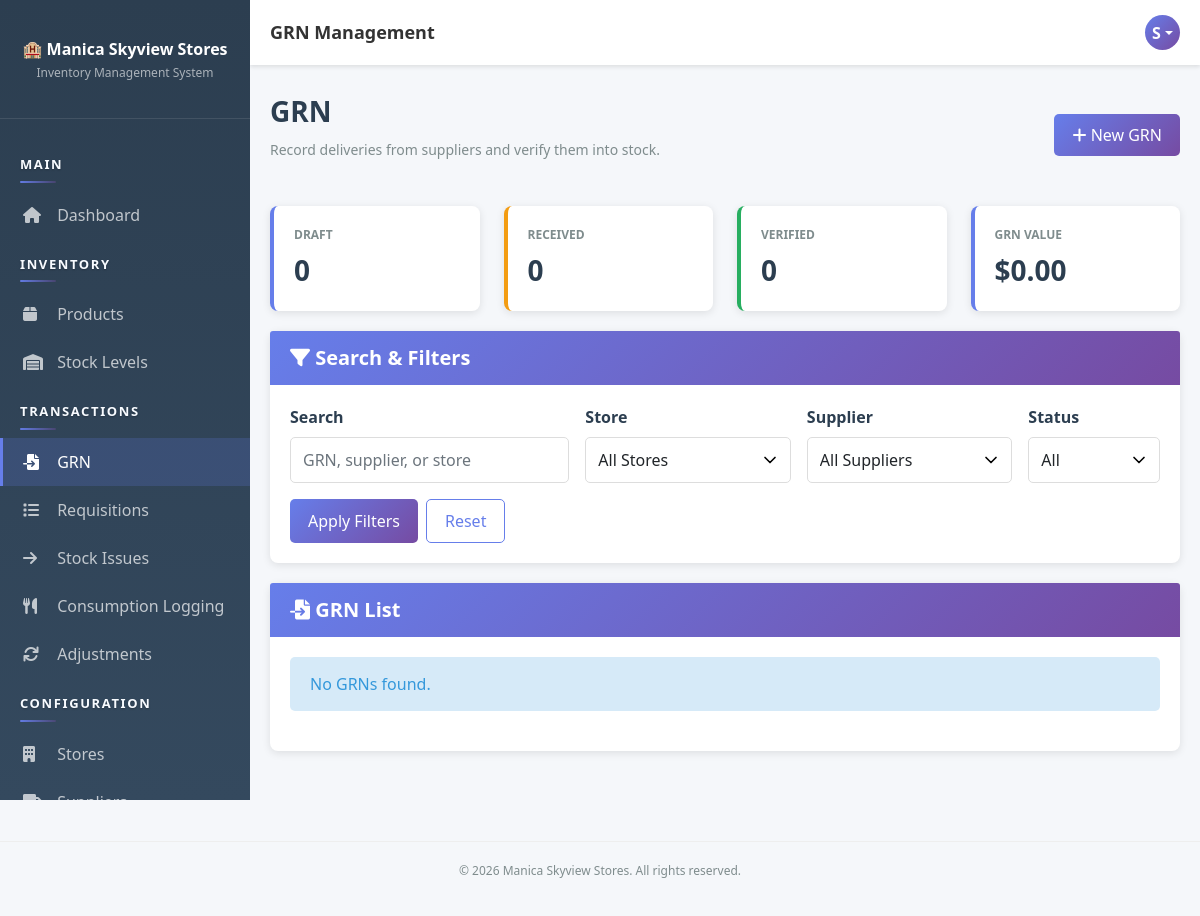
Page /pages/grn/index.php (signed in) on the earlier database version.
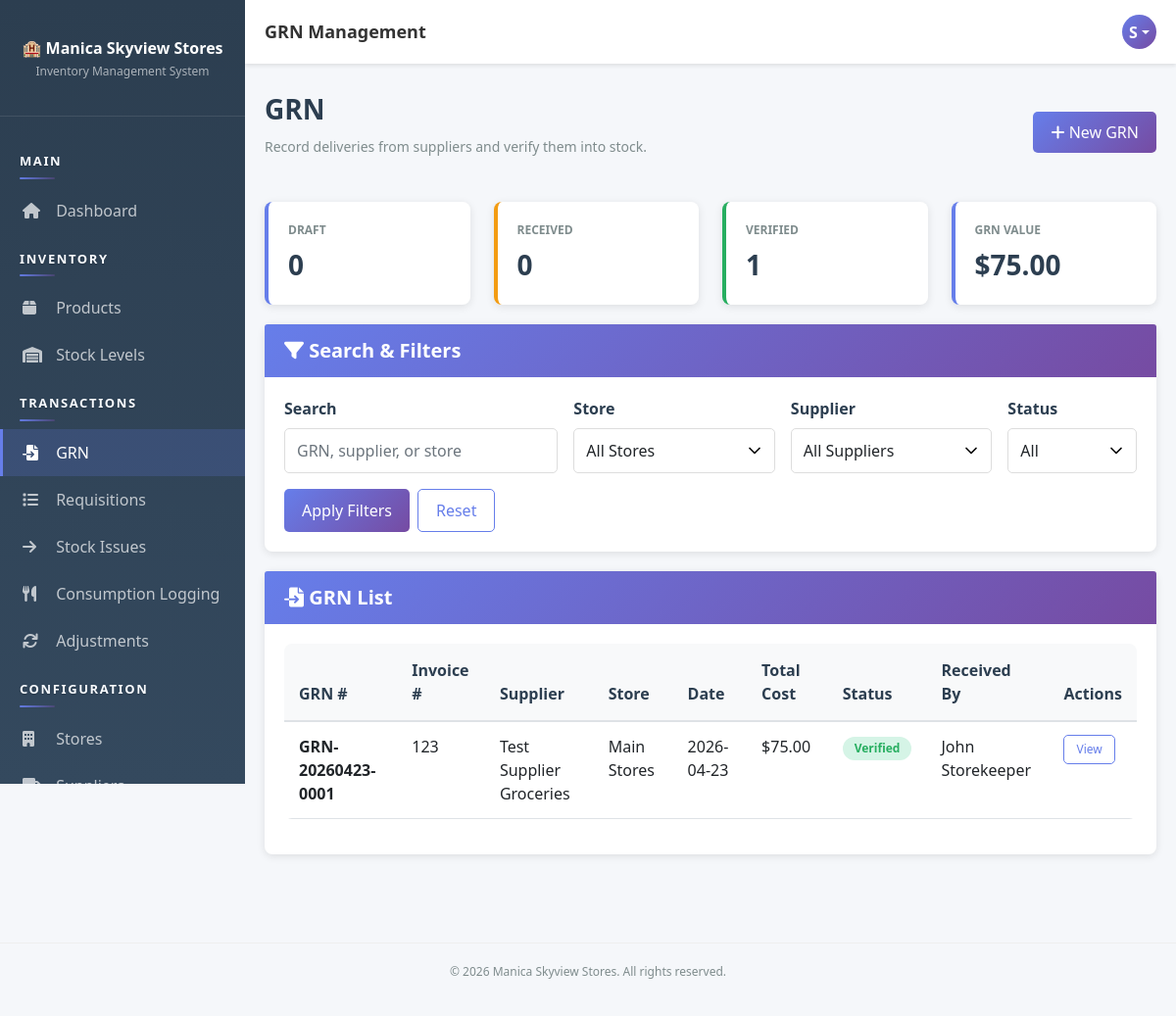
Same page on the later database version.
### tables this page shows
CREATE TABLE `grn` (
  `grn_id` int(11) NOT NULL AUTO_INCREMENT,
  `grn_number` varchar(50) NOT NULL,
  `supplier_id` int(11) NOT NULL,
  `store_id` int(11) NOT NULL,
  `received_by` int(11) NOT NULL,
  `receipt_date` date NOT NULL,
  `receipt_time` time DEFAULT NULL,
  `delivery_note_ref` varchar(100) DEFAULT NULL,
  `invoice_reference` varchar(100) DEFAULT NULL,
  `total_cost` decimal(12,2) NOT NULL DEFAULT 0.00,
  `status` enum('draft','received','verified') DEFAULT 'draft',
  `notes` text DEFAULT NULL,
  `created_at` timestamp NOT NULL DEFAULT current_timestamp(),
  `updated_at` timestamp NOT NULL DEFAULT current_timestamp() ON UPDATE current_timestamp(),
  PRIMARY KEY (`grn_id`),
  UNIQUE KEY `grn_number` (`grn_number`),
  KEY `supplier_id` (`supplier_id`),
  KEY `store_id` (`store_id`),
  KEY `received_by` (`received_by`),
  KEY `idx_grn_date` (`receipt_date`),
  CONSTRAINT `grn_ibfk_1` FOREIGN KEY (`supplier_id`) REFERENCES `suppliers` (`supplier_id`),
  CONSTRAINT `grn_ibfk_2` FOREIGN KEY (`store_id`) REFERENCES `stores` (`store_id`),
  CONSTRAINT `grn_ibfk_3` FOREIGN KEY (`received_by`) REFERENCES `users` (`user_id`)
);

CREATE TABLE `suppliers` (
  `supplier_id` int(11) NOT NULL AUTO_INCREMENT,
  `supplier_name` varchar(100) NOT NULL,
  `contact_person` varchar(100) DEFAULT NULL,
  `email` varchar(100) DEFAULT NULL,
  `phone` varchar(20) DEFAULT NULL,
  `address` text DEFAULT NULL,
  `city` varchar(50) DEFAULT NULL,
  `postal_code` varchar(20) DEFAULT NULL,
  `payment_terms` varchar(100) DEFAULT NULL,
  `status` enum('active','inactive') DEFAULT 'active',
  `created_at` timestamp NOT NULL DEFAULT current_timestamp(),
  `updated_at` timestamp NOT NULL DEFAULT current_timestamp() ON UPDATE current_timestamp(),
  PRIMARY KEY (`supplier_id`)
);

CREATE TABLE `stores` (
  `store_id` int(11) NOT NULL AUTO_INCREMENT,
  `store_name` varchar(100) NOT NULL,
  `store_code` varchar(20) NOT NULL,
  `location` varchar(100) DEFAULT NULL,
  `responsible_user_id` int(11) DEFAULT NULL,
  `description` text DEFAULT NULL,
  `status` enum('active','inactive') DEFAULT 'active',
  `created_at` timestamp NOT NULL DEFAULT current_timestamp(),
  `updated_at` timestamp NOT NULL DEFAULT current_timestamp() ON UPDATE current_timestamp(),
  PRIMARY KEY (`store_id`),
  UNIQUE KEY `store_code` (`store_code`),
  KEY `responsible_user_id` (`responsible_user_id`),
  CONSTRAINT `stores_ibfk_1` FOREIGN KEY (`responsible_user_id`) REFERENCES `users` (`user_id`)
);

CREATE TABLE `users` (
  `user_id` int(11) NOT NULL AUTO_INCREMENT,
  `username` varchar(50) NOT NULL,
  `email` varchar(100) NOT NULL,
  `password` varchar(255) NOT NULL,
  `full_name` varchar(100) NOT NULL,
  `role_id` int(11) NOT NULL,
  `status` enum('active','inactive') DEFAULT 'active',
  `created_at` timestamp NOT NULL DEFAULT current_timestamp(),
  `updated_at` timestamp NOT NULL DEFAULT current_timestamp() ON UPDATE current_timestamp(),
  PRIMARY KEY (`user_id`),
  UNIQUE KEY `username` (`username`),
  UNIQUE KEY `email` (`email`),
  KEY `role_id` (`role_id`),
  CONSTRAINT `users_ibfk_1` FOREIGN KEY (`role_id`) REFERENCES `roles` (`role_id`)
);

### app/bootstrap.php (called while the page is built, shortened)
<?php
function autoload($class) {
    $paths = [
        __DIR__ . '/helpers/' . $class . '.php',
        __DIR__ . '/models/' . $class . '.php',
        __DIR__ . '/controllers/' . $class . '.php'
    ];
    foreach ($paths as $path) {
        if (file_exists($path)) {
            return;
        }
    }
}

### app/helpers/Database.php (called while the page is built, shortened)
<?php
class Database {
    private static $instance = null;
    private $connection = null;
    private function __construct() {
        try {
            $this->connection = new mysqli(DB_HOST, DB_USER, DB_PASS, DB_NAME);
            $this->connection->set_charset('utf8mb4');
        } catch (Exception $e) {
            die('Error: ' . $e->getMessage());
        }
    }
    public static function getInstance() {
        if (self::$instance === null) {
            self::$instance = new Database();
        }
        return self::$instance;
    }
    public function getConnection() {
        return $this->connection;
    }
}

### app/controllers/Controller.php (called while the page is built, shortened)
<?php
class Controller {
    protected $db;
    public function __construct() {
        $this->db = Database::getInstance()->getConnection();
        $this->loadCurrentUser();
    }
    protected function loadCurrentUser() {
        if (isset($_SESSION['user_id'])) {
            $sql = "SELECT u.*, r.role_name FROM users u
                    JOIN roles r ON u.role_id = r.role_id
                    WHERE u.user_id = ?";
            $stmt = $this->db->prepare($sql);
            $stmt->bind_param('i', $_SESSION['user_id']);
            $stmt->execute();
            $this->currentUser = $stmt->get_result()->fetch_assoc();
        }
    }
}

### app/controllers/GRNController.php (called while the page is built, shortened)
<?php
class GRNController extends Controller {
    public function __construct() {
        parent::__construct();
    }
    public function getGRNs($filters = [], $userId = null) {
        $sql = "SELECT g.*, s.store_name, sup.supplier_name, u.full_name AS received_by_name
                FROM grn g
                JOIN stores s ON g.store_id = s.store_id
                JOIN suppliers sup ON g.supplier_id = sup.supplier_id
                JOIN users u ON g.received_by = u.user_id
                WHERE 1 = 1";
        $types = '';
        $storeIds = $this->getVisibleStoreIds($userId);
        $status = $filters['status'] ?? 'all';
        $sql .= " ORDER BY g.receipt_date DESC, g.grn_id DESC";
        return $this->db->query($sql)->fetch_all(MYSQLI_ASSOC);
    }
    public function getStats($userId = null) {
        $stats = [
            'draft' => 0,
            'received' => 0,
            'verified' => 0,
            'total_value' => 0.0
        ];
        $storeIds = $this->getVisibleStoreIds($userId);
        $storeFilter = '';
        $result = $this->db->query("SELECT status, COUNT(*) AS c FROM grn" . $storeFilter . " GROUP BY status");
        while ($row = $result->fetch_assoc()) {
            if (array_key_exists($row['status'], $stats)) {
                $stats[$row['status']] = (int)$row['c'];
            }
        }
        $sql = "SELECT COALESCE(SUM(gi.quantity_received * gi.unit_price), 0) AS total_value
            FROM grn_items gi
            JOIN grn g ON g.grn_id = gi.grn_id
            WHERE g.status IN ('received', 'verified')";
        $stats['total_value'] = (float)$this->db->query($sql)->fetch_assoc()['total_value'];
        return $stats;
    }
    private function getVisibleStoreIds($userId = null) {
        $sql = "SELECT r.role_name, d.dept_code, d.dept_name, s.store_id
                FROM users u
                JOIN roles r ON r.role_id = u.role_id
                LEFT JOIN departments d ON d.status = 'active' AND d.dept_name = r.role_name
                LEFT JOIN stores s ON s.status = 'active'
                    AND d.dept_code IS NOT NULL
                    AND (
                        s.store_code = CONCAT(d.dept_code, '001')
                        OR s.store_code LIKE CONCAT(d.dept_code, '%')
                        OR s.store_name LIKE CONCAT(d.dept_name, '%')
                    )
                WHERE u.user_id = ?
                LIMIT 1";
        $stmt = $this->db->prepare($sql);
        $stmt->bind_param('i', $userId);
        $stmt->execute();
        $row = $stmt->get_result()->fetch_assoc();
        if (in_array((string)$row['role_name'], ['Admin', 'Manager', 'Storekeeper'], true)) {
            return null;
        }
        return !empty($row['store_id']) ? [(int)$row['store_id']] : [];
    }
}

### pages/grn/index.php (the view, shortened to what the changed rows need)
<?php
require_once __DIR__ . '/../../app/bootstrap.php';
$controller = new GRNController();
$currentUserId = (int)($_SESSION['user_id'] ?? 0);
$filters = [
    'q' => $_GET['q'] ?? '',
    'store_id' => $_GET['store_id'] ?? '',
    'supplier_id' => $_GET['supplier_id'] ?? '',
    'status' => $_GET['status'] ?? 'all'
];
$grns = $controller->getGRNs($filters, $currentUserId);
$stats = $controller->getStats($currentUserId);
include __DIR__ . '/../../app/views/layout-header.php';
?>
<div class="page-header d-flex justify-content-between align-items-center">
    <div>
        <h1>GRN</h1>
    </div>
</div>
<div class="row">
    <div class="col-md-3">
        <div class="stat-card success">
            <div class="stat-label">Verified</div>
            <div class="stat-value"><?php echo (int)$stats['verified']; ?></div>
        </div>
    </div>
    <div class="col-md-3">
        <div class="stat-card">
            <div class="stat-label">GRN Value</div>
            <div class="stat-value">$<?php echo number_format($stats['total_value'], 2); ?></div>
        </div>
    </div>
</div>
<div class="card">
    <div class="card-body">
        <?php if (!empty($grns)): ?>
            <div class="table-responsive">
                <table class="table">
                    <thead>
                        <tr>
                            <th>GRN #</th>
                            <th>Invoice #</th>
                            <th>Supplier</th>
                            <th>Store</th>
                            <th>Date</th>
                            <th>Total Cost</th>
                            <th>Status</th>
                            <th>Received By</th>
                            <th>Actions</th>
                        </tr>
                    </thead>
                    <tbody>
                        <?php foreach ($grns as $grn): ?>
                            <tr>
                                <td><strong><?php echo htmlspecialchars($grn['grn_number']); ?></strong></td>
                                <td><?php echo htmlspecialchars($grn['invoice_reference'] ?? '-'); ?></td>
                                <td><?php echo htmlspecialchars($grn['supplier_name']); ?></td>
                                <td><?php echo htmlspecialchars($grn['store_name']); ?></td>
                                <td><?php echo htmlspecialchars($grn['receipt_date']); ?></td>
                                <td>$<?php echo number_format((float)($grn['total_cost'] ?? 0), 2); ?></td>
                                <td><span class="badge badge-<?php echo $grn['status'] === 'verified' ? 'success' : ($grn['status'] === 'received' ? 'warning' : 'info'); ?>"><?php echo ucfirst($grn['status']); ?></span></td>
                                <td><?php echo htmlspecialchars($grn['received_by_name']); ?></td>
                                <td>
                                    <a href="<?php echo SITE_URL; ?>pages/grn/view.php?id=<?php echo (int)$grn['grn_id']; ?>" class="btn btn-sm btn-outline-primary">View</a>
                                </td>
                            </tr>
                        <?php endforeach; ?>
                    </tbody>
                </table>
            </div>
        <?php else: ?>
            <div class="alert alert-info">No GRNs found.</div>
        <?php endif; ?>
    </div>
</div>
<?php include __DIR__ . '/../../app/views/layout-footer.php'; ?>

Differences in the rows shown:
added grn: grn_number "GRN-20260423-0001", invoice_reference "123", supplier.supplier_name "Test Supplier Groceries", store.store_name "Main Stores", receipt_date "2026-04-23", total_cost "75.00", status "Verified", received_by.full_name "John Storekeeper"
Other differences:
$stats['verified']: "0" → "1"
$stats['total_value']: "0.00" → "75.00"
text no longer shown: "No GRNs found."
text now shown: "GRN # Invoice # Supplier Store Date Total Cost Status Received By Actions"
